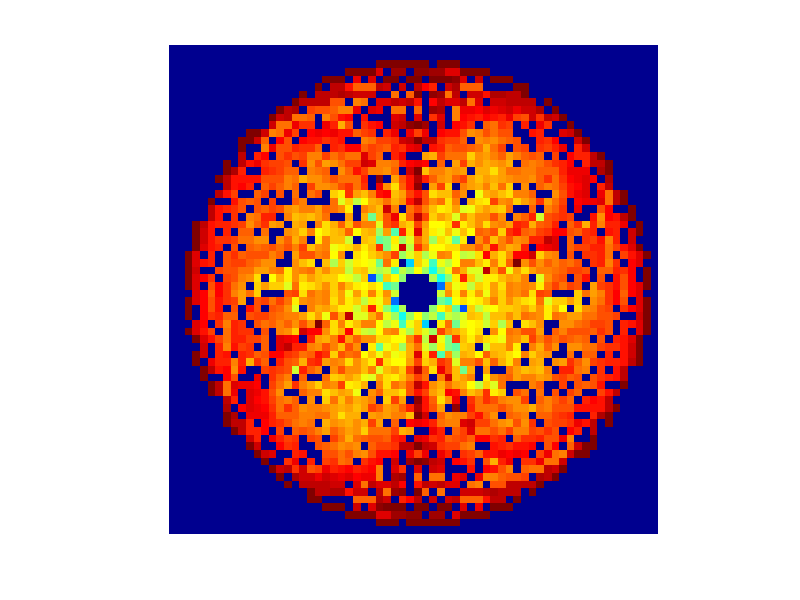
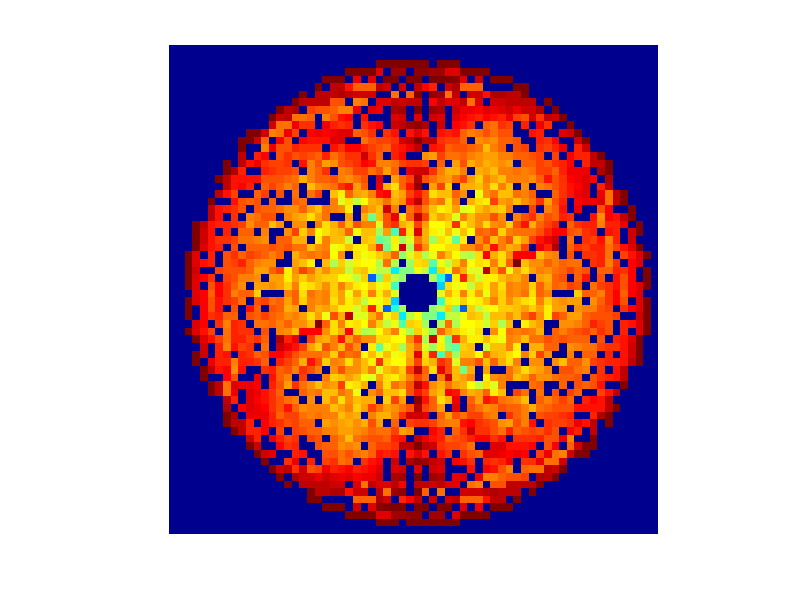
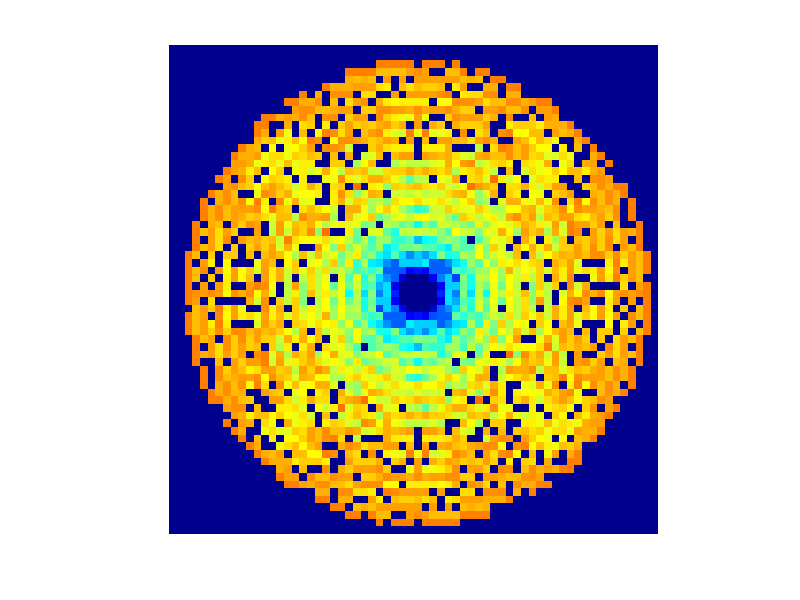

These charts were generated, in order, by the following MATLAB code: (Note: this script raises an error after producing the figures.)
% Open Experiment 5
clear all, clear all, close all, clc
fileID = fopen('experiment5.dat','r');
dataArray = textscan(fileID, '%f%f%f%f%f%f%f%f%f%f%f%[^\n\r]', 'Delimiter', ',', 'EmptyValue' ,NaN,'HeaderLines' ,1, 'ReturnOnError', false);
fclose(fileID);
X = dataArray{:, 1};
Y = dataArray{:, 2};
Major = dataArray{:, 3};
Minor = dataArray{:, 4};
Rotation = dataArray{:, 5};
PODn = dataArray{:, 6};
PODJaqqard = dataArray{:, 7};
PODHn = dataArray{:, 8};
PODHJaqqard = dataArray{:, 9};
Houghn = dataArray{:, 10};
HoughJaqqard = dataArray{:, 11};

podmap = zeros(64);
podhmap = zeros(64);
houghmap = zeros(64);
nummap = zeros(64);
for i = 1:length(X)
    if Major(i)==max(Major)
        r = Minor(i); a = Rotation(i)+90;
        p1 = [-r*sind(a),r*cosd(a)];
        p2 = [r*sind(a),-r*cosd(a)];
        p1 = round(p1)+33; p2 = round(p2)+33;
        se = false(64); se(p1(1),p1(2)) = true; se(p2(1),p2(2)) = true;
        [r,c] = find(se);
        for j=1:2
            podmap(r(j),c(j)) = podmap(r(j),c(j)) + PODJaqqard(i);
            podhmap(r(j),c(j)) = podhmap(r(j),c(j)) + PODHJaqqard(i);
            houghmap(r(j),c(j)) = houghmap(r(j),c(j)) + HoughJaqqard(i);
            nummap(r(j),c(j)) = nummap(r(j),c(j)) + 1;
        end
    end
end
triv = (nummap==0);
podmap = 1-(podmap./nummap); podmap(triv) = 0;
podhmap = 1-(podhmap./nummap); podhmap(triv) = 0;
houghmap = 1-(houghmap./nummap); houghmap(triv) = 0;
all = [podmap(podmap>0);podhmap(podhmap>0);houghmap(houghmap>0)];
mx = max(all);
mn = min(all);

% podmap = 1-podmap;
% podhmap = 1-podhmap;
% houghmap = 1-houghmap;
% tmp = mn;
% mn = 1-mx;
% mx = 1-tmp;
figure('units','normalized','outerposition',[0 0 1 1]), imagesc(podmap);
colormap jet, caxis([mn,mx]), axis image off;
print('podacc','-dpng','-r0'); close
figure('units','normalized','outerposition',[0 0 1 1]), imagesc(podhmap);
colormap jet, caxis([mn,mx]), axis image off;
print('podhacc','-dpng','-r0'); close
figure('units','normalized','outerposition',[0 0 1 1]), imagesc(houghmap');
colormap jet, caxis([mn,mx]), axis image off;
print('houghacc','-dpng','-r0'); close
% figure, subplot(131), imagesc(podmap), caxis([mn,mx]), axis image off;
% subplot(132), imagesc(podhmap), caxis([mn,mx]), axis image off;
% subplot(133), imagesc(houghmap), caxis([mn,mx]), axis image off;
cells = sum(nummap(:)>0);
disp(sum(podmap(:))/cells)
disp(sum(podhmap(:))/cells)
disp(sum(houghmap(:))/cells)

%% Experiment 4, Map
clear all, clear all, close all, clc
fileID = fopen('experiment4_complete.dat','r');
dataArray = textscan(fileID, '%f%f%f%f%f%f%f%f%f%f%f%[^\n\r]', 'Delimiter', ',', 'EmptyValue' ,NaN,'HeaderLines' ,1, 'ReturnOnError', false);
fclose(fileID);
distx = dataArray{:, 1};
disty = dataArray{:, 2};
PODn = dataArray{:, 3};
PODHn = dataArray{:, 5};
Houghn = dataArray{:, 7};

podmap = zeros(401);
podhmap = zeros(401);
houghmap = zeros(401);
nummap = zeros(401);
for i = 1:length(distx)
    podmap(201+distx(i),201+disty(i)) = podmap(201+distx(i),201+disty(i)) + PODn(i);
    podhmap(201+distx(i),201+disty(i)) = podhmap(201+distx(i),201+disty(i)) + PODHn(i);
    houghmap(201+distx(i),201+disty(i)) = houghmap(201+distx(i),201+disty(i)) + Houghn(i);
    nummap(201+distx(i),201+disty(i)) = nummap(201+distx(i),201+disty(i)) + 1;
end
triv = (nummap==0);
podmap = (podmap./nummap); podmap(triv) = 0;
podhmap = (podhmap./nummap); podhmap(triv) = 0;
houghmap = (houghmap./nummap); houghmap(triv) = 0;
podmap2 = podmap; podmap2(podmap==0) = 0; podmap2(podmap==1) = 1; podmap2(podmap==2) = 2; podmap2(podmap>=3) = 0; podmap2(triv) = 2;
podhmap2 = podhmap; podhmap2(podhmap==0) = 0; podmap2(podhmap==1) = 1; podhmap2(podhmap==2) = 2; podhmap2(podhmap>=3) = 0; podmap2(triv) = 2;
houghmap2 = houghmap; houghmap2(houghmap==0) = 0; houghmap2(houghmap==1) = 1; houghmap2(houghmap==2) = 1; houghmap2(houghmap>=3) = 0; podmap2(triv) = 2;
figure('units','normalized','outerposition',[0 0 1 1]), imagesc(podmap2);
colormap gray; caxis([0,2]); axis image off;
pause(0.1)
print('podprox','-dpng','-r0'); close
figure('units','normalized','outerposition',[0 0 1 1]), imagesc(podhmap2);
colormap gray; caxis([0,2]); axis image off;
pause(0.1)
print('podhprox','-dpng','-r0'); close
figure('units','normalized','outerposition',[0 0 1 1]), imagesc(houghmap2);
colormap gray; caxis([0,2]); axis image off;
pause(0.1)
print('houghprox','-dpng','-r0'); close